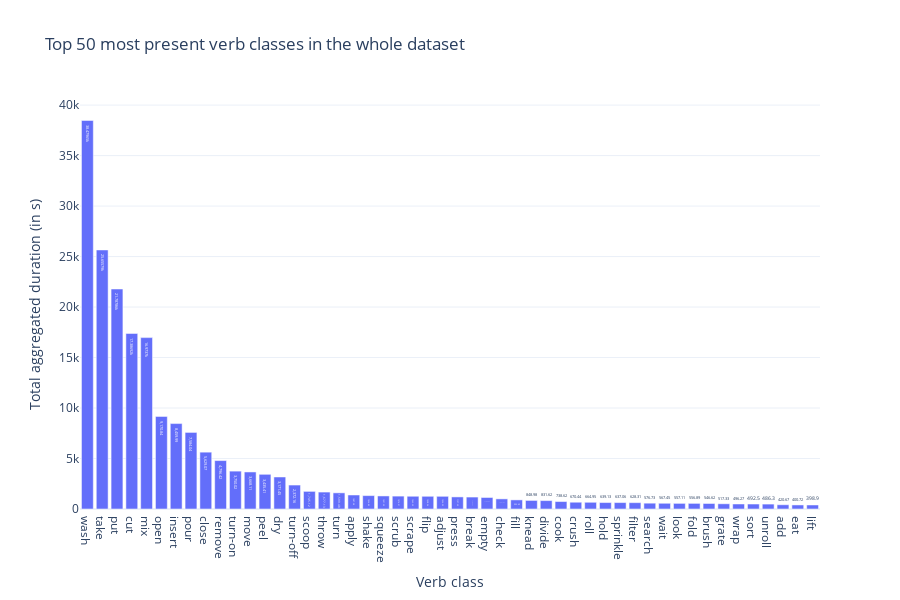

This figure's notebook cell:
### Code cell
import plotly.express as px

n = 50
px.bar(
    agg_df[:n],
    y="duration_in_s",
    x="verb_class_name",
    labels={
        "verb_class_name": "Verb class",
        "duration_in_s": "Total aggregated duration (in s)",
    },
    title=f"Top {n} most present verb classes in the whole dataset",
    text="duration_in_s",
    template="plotly_white",
    text_auto=True,
    height=600,
)

### Figure 1 — Plotly figure (JSON) as saved in the notebook; plotly's stock layout.template omitted (floating-point values rounded to 4 significant figures)
{"data": [{"alignmentgroup": "True", "hovertemplate": "Verb class=%{x}<br>Total aggregated duration (in s)=%{text}<extra></extra>", "legendgroup": "", "marker": {"color": "#636efa", "pattern": {"shape": ""}}, "name": "", "offsetgroup": "", "orientation": "v", "showlegend": false, "text": [38480.0, 25660.0, 21790.0, 17390.0, 16970.0, 9171.0, 8460.0, 7584.0, 5629.0, 4796.0, 3750.0, 3668.0, 3435.0, 3171.0, 2372.0, 1745.0, 1677.0, 1599.0, 1388.0, 1327.0, 1292.0, 1277.0, 1262.0, 1258.0, 1256.0, 1197.0, 1183.0, 1141.0, 1002.0, 902.6, 849.0, 831.6, 738.6, 670.4, 665.0, 639.1, 637.1, 628.3, 576.7, 567.5, 557.1, 556.9, 546.6, 517.3, 496.3, 492.5, 486.3, 420.7, 400.7, 398.9], "textposition": "auto", "texttemplate": "%{y}", "type": "bar", "x": ["wash", "take", "put", "cut", "mix", "open", "insert", "pour", "close", "remove", "turn-on", "move", "peel", "dry", "turn-off", "scoop", "throw", "turn", "apply", "shake", "squeeze", "scrub", "scrape", "flip", "adjust", "press", "break", "empty", "check", "fill", "knead", "divide", "cook", "crush", "roll", "hold", "sprinkle", "filter", "search", "wait", "look", "fold", "brush", "grate", "wrap", "sort", "unroll", "add", "eat", "lift"], "xaxis": "x", "y": [38480.0, 25660.0, 21790.0, 17390.0, 16970.0, 9171.0, 8460.0, 7584.0, 5629.0, 4796.0, 3750.0, 3668.0, 3435.0, 3171.0, 2372.0, 1745.0, 1677.0, 1599.0, 1388.0, 1327.0, 1292.0, 1277.0, 1262.0, 1258.0, 1256.0, 1197.0, 1183.0, 1141.0, 1002.0, 902.6, 849.0, 831.6, 738.6, 670.4, 665.0, 639.1, 637.1, 628.3, 576.7, 567.5, 557.1, 556.9, 546.6, 517.3, 496.3, 492.5, 486.3, 420.7, 400.7, 398.9], "yaxis": "y"}], "layout": {"barmode": "relative", "height": 600, "legend": {"tracegroupgap": 0}, "title": {"text": "Top 50 most present verb classes in the whole dataset"}, "xaxis": {"anchor": "y", "domain": [0, 1], "title": {"text": "Verb class"}}, "yaxis": {"anchor": "x", "domain": [0, 1], "title": {"text": "Total aggregated duration (in s)"}}}}
